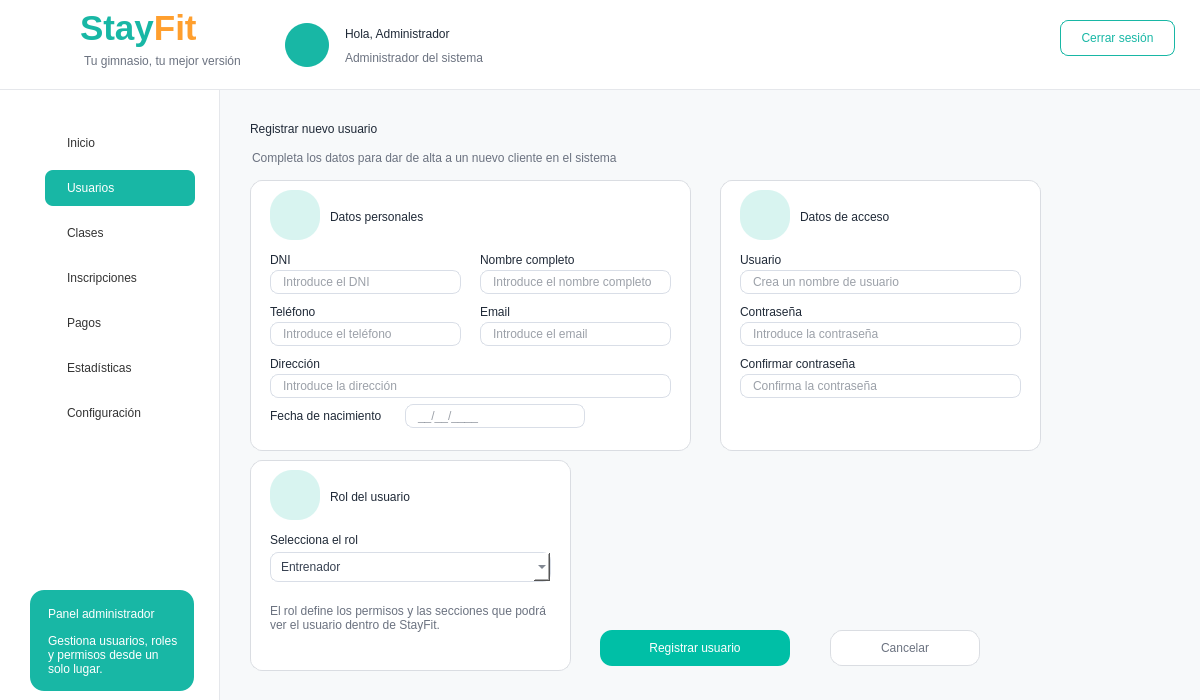
<?xml version="1.0" encoding="UTF-8"?>
<ui version="4.0">
 <class>MainWindow</class>
 <widget class="QMainWindow" name="MainWindow">
  <property name="geometry">
   <rect>
    <x>0</x>
    <y>0</y>
    <width>1200</width>
    <height>700</height>
   </rect>
  </property>
  <property name="windowTitle">
   <string>StayFit - Registrar nuevo usuario</string>
  </property>
  <property name="styleSheet">
   <string notr="true">
QMainWindow { background-color: #F7F9FA; }
QLabel { background: transparent; color: #1F2937; font-family: &quot;Segoe UI&quot;; }
QPushButton { font-family: &quot;Segoe UI&quot;; }
QFrame#frameHeader { background-color: white; border-bottom: 1px solid #E5E7EB; }
QFrame#frameMenu { background-color: white; border-right: 1px solid #E5E7EB; }
QFrame#frameContenido { background-color: #F7F9FA; border: none; }
QFrame#cardDatosPersonales, QFrame#cardDatosAcceso, QFrame#cardTipoCliente, QFrame#cardRolUsuario, QFrame#cardSigue { background-color: #FFFFFF; border: 1px solid #DADDE2; border-radius: 12px; }
QPushButton#btnUsuarios { background-color: #18B7A5; color: white; border-radius: 8px; text-align: left; padding-left: 22px; font: bold 11pt &quot;Segoe UI&quot;; }
QPushButton#btnInicio, QPushButton#btnClases, QPushButton#btnInscripciones, QPushButton#btnPagos, QPushButton#btnEstadisticas, QPushButton#btnConfiguracion { background-color: transparent; color: #333333; border: none; text-align: left; padding-left: 22px; font: 11pt &quot;Segoe UI&quot;; }
QPushButton#btnInicio:hover, QPushButton#btnClases:hover, QPushButton#btnInscripciones:hover, QPushButton#btnPagos:hover, QPushButton#btnEstadisticas:hover, QPushButton#btnConfiguracion:hover { background-color: #E6F7F5; border-radius: 8px; }
QPushButton#btnCerrarSesion { background-color: white; color: #18B7A5; border: 1px solid #18B7A5; border-radius: 8px; font: bold 10pt &quot;Segoe UI&quot;; }
QPushButton#btnRegistrarUsuario { background-color:#00BFA6; color: #FFFFFF; border: none; border-radius: 12px; font: bold 12pt &quot;Segoe UI&quot;; }
QPushButton#btnCancelar { background-color:white; color:#6B7280; border: 1px solid #DADDE2; border-radius: 12px; font: bold 11pt &quot;Segoe UI&quot;; }
QLineEdit { background-color: white; border: 1px solid #D9DEE7; border-radius: 8px; padding-left: 10px; font: 9pt &quot;Segoe UI&quot;; color: #374151; }
QComboBox { background-color: white; border: 1px solid #D9DEE7; border-radius: 8px; padding-left: 10px; font: 9pt &quot;Segoe UI&quot;; color: #374151; }
QRadioButton { background-color: transparent; color: #333333; font: bold 9pt &quot;Segoe UI&quot;; }
QRadioButton::indicator { width: 16px; height: 16px; }
   </string>
  </property>
  <widget class="QWidget" name="centralwidget">
   <widget class="QFrame" name="frameHeader">
    <property name="geometry">
     <rect>
      <x>0</x>
      <y>0</y>
      <width>1200</width>
      <height>90</height>
     </rect>
    </property>
    <widget class="QLabel" name="lblLogoIcono">
     <property name="geometry">
      <rect>
       <x>18</x>
       <y>10</y>
       <width>65</width>
       <height>65</height>
      </rect>
     </property>
     <property name="pixmap">
      <pixmap>./src/vista/imagenes/logo_stayfit.png</pixmap>
     </property>
     <property name="scaledContents">
      <bool>true</bool>
     </property>
    </widget>
    <widget class="QLabel" name="labelStayFitHeader">
     <property name="geometry">
      <rect>
       <x>80</x>
       <y>8</y>
       <width>170</width>
       <height>40</height>
      </rect>
     </property>
     <property name="text">
      <string>&lt;html&gt;&lt;body&gt;&lt;span style=&quot;font-size:26pt; font-weight:700; color:#18B7A5;&quot;&gt;Stay&lt;/span&gt;&lt;span style=&quot;font-size:26pt; font-weight:700; color:#FF9F2E;&quot;&gt;Fit&lt;/span&gt;&lt;/body&gt;&lt;/html&gt;</string>
     </property>
    </widget>
    <widget class="QLabel" name="labelSubtituloHeader">
     <property name="geometry">
      <rect>
       <x>84</x>
       <y>52</y>
       <width>180</width>
       <height>18</height>
      </rect>
     </property>
     <property name="styleSheet">
      <string notr="true">color:#6B7280; font:9pt &quot;Segoe UI&quot;;</string>
     </property>
     <property name="text">
      <string>Tu gimnasio, tu mejor versión</string>
     </property>
    </widget>
    <widget class="QLabel" name="lblAvatarAdmin">
     <property name="geometry">
      <rect>
       <x>285</x>
       <y>23</y>
       <width>44</width>
       <height>44</height>
      </rect>
     </property>
     <property name="styleSheet">
      <string notr="true">background-color: #18B7A5; border-radius: 22px;</string>
     </property>
     <property name="pixmap">
      <pixmap>./src/vista/imagenes/usuario.png</pixmap>
     </property>
     <property name="scaledContents">
      <bool>true</bool>
     </property>
    </widget>
    <widget class="QLabel" name="lblNombreAdmin">
     <property name="geometry">
      <rect>
       <x>345</x>
       <y>22</y>
       <width>300</width>
       <height>24</height>
      </rect>
     </property>
     <property name="styleSheet">
      <string notr="true">font:bold 13pt &quot;Segoe UI&quot;; color:#1F2937;</string>
     </property>
     <property name="text">
      <string>Hola, Administrador</string>
     </property>
    </widget>
    <widget class="QLabel" name="lblRolAdmin">
     <property name="geometry">
      <rect>
       <x>345</x>
       <y>48</y>
       <width>250</width>
       <height>20</height>
      </rect>
     </property>
     <property name="styleSheet">
      <string notr="true">font:10pt &quot;Segoe UI&quot;; color:#6B7280;</string>
     </property>
     <property name="text">
      <string>Administrador del sistema</string>
     </property>
    </widget>
    <widget class="QPushButton" name="btnCerrarSesion">
     <property name="geometry">
      <rect>
       <x>1060</x>
       <y>20</y>
       <width>115</width>
       <height>36</height>
      </rect>
     </property>
     <property name="text">
      <string>Cerrar sesión</string>
     </property>
    </widget>
   </widget>
   <widget class="QFrame" name="frameMenu">
    <property name="geometry">
     <rect>
      <x>0</x>
      <y>90</y>
      <width>220</width>
      <height>610</height>
     </rect>
    </property>
    <widget class="QPushButton" name="btnInicio">
     <property name="geometry">
      <rect>
       <x>45</x>
       <y>35</y>
       <width>150</width>
       <height>36</height>
      </rect>
     </property>
     <property name="text">
      <string>Inicio</string>
     </property>
    </widget>
    <widget class="QPushButton" name="btnUsuarios">
     <property name="geometry">
      <rect>
       <x>45</x>
       <y>80</y>
       <width>150</width>
       <height>36</height>
      </rect>
     </property>
     <property name="text">
      <string>Usuarios</string>
     </property>
    </widget>
    <widget class="QPushButton" name="btnClases">
     <property name="geometry">
      <rect>
       <x>45</x>
       <y>125</y>
       <width>150</width>
       <height>36</height>
      </rect>
     </property>
     <property name="text">
      <string>Clases</string>
     </property>
    </widget>
    <widget class="QPushButton" name="btnInscripciones">
     <property name="geometry">
      <rect>
       <x>45</x>
       <y>170</y>
       <width>150</width>
       <height>36</height>
      </rect>
     </property>
     <property name="text">
      <string>Inscripciones</string>
     </property>
    </widget>
    <widget class="QPushButton" name="btnPagos">
     <property name="geometry">
      <rect>
       <x>45</x>
       <y>215</y>
       <width>150</width>
       <height>36</height>
      </rect>
     </property>
     <property name="text">
      <string>Pagos</string>
     </property>
    </widget>
    <widget class="QPushButton" name="btnEstadisticas">
     <property name="geometry">
      <rect>
       <x>45</x>
       <y>260</y>
       <width>150</width>
       <height>36</height>
      </rect>
     </property>
     <property name="text">
      <string>Estadísticas</string>
     </property>
    </widget>
    <widget class="QPushButton" name="btnConfiguracion">
     <property name="geometry">
      <rect>
       <x>45</x>
       <y>305</y>
       <width>150</width>
       <height>36</height>
      </rect>
     </property>
     <property name="text">
      <string>Configuración</string>
     </property>
    </widget>
    <widget class="QFrame" name="cardSigue">
     <property name="geometry">
      <rect>
       <x>30</x>
       <y>500</y>
       <width>164</width>
       <height>101</height>
      </rect>
     </property>
     <property name="styleSheet">
      <string notr="true">QFrame#cardSigue { background-color:#18B7A5; border-radius:14px; border:none; }</string>
     </property>
     <widget class="QLabel" name="lblPanel">
      <property name="geometry">
       <rect>
        <x>18</x>
        <y>12</y>
        <width>140</width>
        <height>24</height>
       </rect>
      </property>
      <property name="styleSheet">
       <string notr="true">color:white; font:bold 10pt &quot;Segoe UI&quot;;</string>
      </property>
      <property name="text">
       <string>Panel administrador</string>
      </property>
     </widget>
     <widget class="QLabel" name="lblPanelTexto">
      <property name="geometry">
       <rect>
        <x>18</x>
        <y>38</y>
        <width>130</width>
        <height>54</height>
       </rect>
      </property>
      <property name="styleSheet">
       <string notr="true">color:white; font:8pt &quot;Segoe UI&quot;;</string>
      </property>
      <property name="text">
       <string>Gestiona usuarios, roles y permisos desde un solo lugar.</string>
      </property>
      <property name="wordWrap">
       <bool>true</bool>
      </property>
     </widget>
    </widget>
    <widget class="QLabel" name="icoInicio">
     <property name="geometry">
      <rect>
       <x>20</x>
       <y>40</y>
       <width>22</width>
       <height>22</height>
      </rect>
     </property>
     <property name="pixmap">
      <pixmap>./src/vista/imagenes/casa_inicio.png</pixmap>
     </property>
     <property name="scaledContents">
      <bool>true</bool>
     </property>
    </widget>
    <widget class="QLabel" name="icoUsuarios">
     <property name="geometry">
      <rect>
       <x>10</x>
       <y>85</y>
       <width>22</width>
       <height>22</height>
      </rect>
     </property>
     <property name="pixmap">
      <pixmap>./src/vista/imagenes/usuarios.png</pixmap>
     </property>
     <property name="scaledContents">
      <bool>true</bool>
     </property>
    </widget>
    <widget class="QLabel" name="icoClases">
     <property name="geometry">
      <rect>
       <x>20</x>
       <y>130</y>
       <width>22</width>
       <height>22</height>
      </rect>
     </property>
     <property name="pixmap">
      <pixmap>./src/vista/imagenes/calendario.png</pixmap>
     </property>
     <property name="scaledContents">
      <bool>true</bool>
     </property>
    </widget>
    <widget class="QLabel" name="icoInscripciones">
     <property name="geometry">
      <rect>
       <x>20</x>
       <y>175</y>
       <width>22</width>
       <height>22</height>
      </rect>
     </property>
     <property name="pixmap">
      <pixmap>./src/vista/imagenes/inscripcion.png</pixmap>
     </property>
     <property name="scaledContents">
      <bool>true</bool>
     </property>
    </widget>
    <widget class="QLabel" name="icoPagos">
     <property name="geometry">
      <rect>
       <x>20</x>
       <y>220</y>
       <width>22</width>
       <height>22</height>
      </rect>
     </property>
     <property name="pixmap">
      <pixmap>./src/vista/imagenes/pagos.png</pixmap>
     </property>
     <property name="scaledContents">
      <bool>true</bool>
     </property>
    </widget>
    <widget class="QLabel" name="icoEst">
     <property name="geometry">
      <rect>
       <x>20</x>
       <y>265</y>
       <width>22</width>
       <height>22</height>
      </rect>
     </property>
     <property name="pixmap">
      <pixmap>./src/vista/imagenes/grafico-de-barras.png</pixmap>
     </property>
     <property name="scaledContents">
      <bool>true</bool>
     </property>
    </widget>
    <widget class="QLabel" name="icoConfig">
     <property name="geometry">
      <rect>
       <x>20</x>
       <y>310</y>
       <width>22</width>
       <height>22</height>
      </rect>
     </property>
     <property name="pixmap">
      <pixmap>./src/vista/imagenes/ajuste.png</pixmap>
     </property>
     <property name="scaledContents">
      <bool>true</bool>
     </property>
    </widget>
   </widget>
   <widget class="QFrame" name="frameContenido">
    <property name="geometry">
     <rect>
      <x>220</x>
      <y>90</y>
      <width>980</width>
      <height>610</height>
     </rect>
    </property>
    <widget class="QLabel" name="fondoOla">
     <property name="geometry">
      <rect>
       <x>0</x>
       <y>0</y>
       <width>990</width>
       <height>620</height>
      </rect>
     </property>
     <property name="pixmap">
      <pixmap>./src/vista/imagenes/reborde_ola.png</pixmap>
     </property>
     <property name="scaledContents">
      <bool>true</bool>
     </property>
    </widget>
    <widget class="QLabel" name="label">
     <property name="geometry">
      <rect>
       <x>0</x>
       <y>0</y>
       <width>991</width>
       <height>621</height>
      </rect>
     </property>
     <property name="pixmap">
      <pixmap>./src/vista/imagenes/reborde_ola.png</pixmap>
     </property>
     <property name="scaledContents">
      <bool>true</bool>
     </property>
    </widget>
    <widget class="QLabel" name="lblBienvenida">
     <property name="geometry">
      <rect>
       <x>30</x>
       <y>22</y>
       <width>341</width>
       <height>34</height>
      </rect>
     </property>
     <property name="styleSheet">
      <string notr="true">font:bold 20pt &quot;Segoe UI&quot;; color:#1F2937;</string>
     </property>
     <property name="text">
      <string>Registrar nuevo usuario</string>
     </property>
    </widget>
    <widget class="QFrame" name="cardDatosPersonales">
     <property name="geometry">
      <rect>
       <x>30</x>
       <y>90</y>
       <width>441</width>
       <height>271</height>
      </rect>
     </property>
     <widget class="QLabel" name="iconFondoDatos">
      <property name="geometry">
       <rect>
        <x>20</x>
        <y>10</y>
        <width>50</width>
        <height>50</height>
       </rect>
      </property>
      <property name="styleSheet">
       <string notr="true">background-color:#D8F4F0; border-radius:22px;</string>
      </property>
     </widget>
     <widget class="QLabel" name="icoDatos">
      <property name="geometry">
       <rect>
        <x>30</x>
        <y>20</y>
        <width>31</width>
        <height>31</height>
       </rect>
      </property>
      <property name="pixmap">
       <pixmap>./src/vista/imagenes/usuario.png</pixmap>
      </property>
      <property name="scaledContents">
       <bool>true</bool>
      </property>
     </widget>
     <widget class="QLabel" name="lblTituloDatos">
      <property name="geometry">
       <rect>
        <x>80</x>
        <y>25</y>
        <width>270</width>
        <height>24</height>
       </rect>
      </property>
      <property name="styleSheet">
       <string notr="true">font: bold 13pt &quot;Segoe UI&quot;; color: #1F2937;</string>
      </property>
      <property name="text">
       <string>Datos personales</string>
      </property>
     </widget>
     <widget class="QLabel" name="lblDni">
      <property name="geometry">
       <rect>
        <x>20</x>
        <y>70</y>
        <width>100</width>
        <height>20</height>
       </rect>
      </property>
      <property name="styleSheet">
       <string notr="true">font:bold 8pt &quot;Segoe UI&quot;;</string>
      </property>
      <property name="text">
       <string>DNI</string>
      </property>
     </widget>
     <widget class="QLineEdit" name="txtDni">
      <property name="geometry">
       <rect>
        <x>20</x>
        <y>90</y>
        <width>191</width>
        <height>24</height>
       </rect>
      </property>
      <property name="placeholderText">
       <string>Introduce el DNI</string>
      </property>
     </widget>
     <widget class="QLabel" name="lblNombre">
      <property name="geometry">
       <rect>
        <x>230</x>
        <y>70</y>
        <width>130</width>
        <height>20</height>
       </rect>
      </property>
      <property name="styleSheet">
       <string notr="true">font:bold 8pt &quot;Segoe UI&quot;;</string>
      </property>
      <property name="text">
       <string>Nombre completo</string>
      </property>
     </widget>
     <widget class="QLineEdit" name="txtNombre">
      <property name="geometry">
       <rect>
        <x>230</x>
        <y>90</y>
        <width>191</width>
        <height>24</height>
       </rect>
      </property>
      <property name="placeholderText">
       <string>Introduce el nombre completo</string>
      </property>
     </widget>
     <widget class="QLabel" name="lblTelefono">
      <property name="geometry">
       <rect>
        <x>20</x>
        <y>122</y>
        <width>100</width>
        <height>20</height>
       </rect>
      </property>
      <property name="styleSheet">
       <string notr="true">font:bold 8pt &quot;Segoe UI&quot;;</string>
      </property>
      <property name="text">
       <string>Teléfono</string>
      </property>
     </widget>
     <widget class="QLineEdit" name="txtTelefono">
      <property name="geometry">
       <rect>
        <x>20</x>
        <y>142</y>
        <width>191</width>
        <height>24</height>
       </rect>
      </property>
      <property name="placeholderText">
       <string>Introduce el teléfono</string>
      </property>
     </widget>
     <widget class="QLabel" name="lblEmail">
      <property name="geometry">
       <rect>
        <x>230</x>
        <y>122</y>
        <width>100</width>
        <height>20</height>
       </rect>
      </property>
      <property name="styleSheet">
       <string notr="true">font:bold 8pt &quot;Segoe UI&quot;;</string>
      </property>
      <property name="text">
       <string>Email</string>
      </property>
     </widget>
     <widget class="QLineEdit" name="txtEmail">
      <property name="geometry">
       <rect>
        <x>230</x>
        <y>142</y>
        <width>191</width>
        <height>24</height>
       </rect>
      </property>
      <property name="placeholderText">
       <string>Introduce el email</string>
      </property>
     </widget>
     <widget class="QLabel" name="lblDireccion">
      <property name="geometry">
       <rect>
        <x>20</x>
        <y>174</y>
        <width>100</width>
        <height>20</height>
       </rect>
      </property>
      <property name="styleSheet">
       <string notr="true">font:bold 8pt &quot;Segoe UI&quot;;</string>
      </property>
      <property name="text">
       <string>Dirección</string>
      </property>
     </widget>
     <widget class="QLineEdit" name="txtDireccion">
      <property name="geometry">
       <rect>
        <x>20</x>
        <y>194</y>
        <width>401</width>
        <height>24</height>
       </rect>
      </property>
      <property name="placeholderText">
       <string>Introduce la dirección</string>
      </property>
     </widget>
     <widget class="QLabel" name="lblFechaNacimiento">
      <property name="geometry">
       <rect>
        <x>20</x>
        <y>226</y>
        <width>130</width>
        <height>20</height>
       </rect>
      </property>
      <property name="styleSheet">
       <string notr="true">font:bold 8pt &quot;Segoe UI&quot;;</string>
      </property>
      <property name="text">
       <string>Fecha de nacimiento</string>
      </property>
     </widget>
     <widget class="QLineEdit" name="txtFechaNacimiento">
      <property name="geometry">
       <rect>
        <x>155</x>
        <y>224</y>
        <width>180</width>
        <height>24</height>
       </rect>
      </property>
      <property name="placeholderText">
       <string>__/__/____</string>
      </property>
     </widget>
    </widget>
    <widget class="QFrame" name="cardDatosAcceso">
     <property name="geometry">
      <rect>
       <x>500</x>
       <y>90</y>
       <width>321</width>
       <height>271</height>
      </rect>
     </property>
     <widget class="QLabel" name="iconFondoAcceso">
      <property name="geometry">
       <rect>
        <x>20</x>
        <y>10</y>
        <width>50</width>
        <height>50</height>
       </rect>
      </property>
      <property name="styleSheet">
       <string notr="true">background-color:#D8F4F0; border-radius:22px;</string>
      </property>
     </widget>
     <widget class="QLabel" name="icoAcceso">
      <property name="geometry">
       <rect>
        <x>31</x>
        <y>20</y>
        <width>30</width>
        <height>30</height>
       </rect>
      </property>
      <property name="pixmap">
       <pixmap>../imagenes/candado.png</pixmap>
      </property>
      <property name="scaledContents">
       <bool>true</bool>
      </property>
     </widget>
     <widget class="QLabel" name="lblTituloAcceso">
      <property name="geometry">
       <rect>
        <x>80</x>
        <y>25</y>
        <width>220</width>
        <height>24</height>
       </rect>
      </property>
      <property name="styleSheet">
       <string notr="true">font: bold 13pt &quot;Segoe UI&quot;; color: #1F2937;</string>
      </property>
      <property name="text">
       <string>Datos de acceso</string>
      </property>
     </widget>
     <widget class="QLabel" name="lblUsuario">
      <property name="geometry">
       <rect>
        <x>20</x>
        <y>70</y>
        <width>100</width>
        <height>20</height>
       </rect>
      </property>
      <property name="styleSheet">
       <string notr="true">font:bold 8pt &quot;Segoe UI&quot;;</string>
      </property>
      <property name="text">
       <string>Usuario</string>
      </property>
     </widget>
     <widget class="QLineEdit" name="txtUsuario">
      <property name="geometry">
       <rect>
        <x>20</x>
        <y>90</y>
        <width>281</width>
        <height>24</height>
       </rect>
      </property>
      <property name="placeholderText">
       <string>Crea un nombre de usuario</string>
      </property>
     </widget>
     <widget class="QLabel" name="lblPassword">
      <property name="geometry">
       <rect>
        <x>20</x>
        <y>122</y>
        <width>100</width>
        <height>20</height>
       </rect>
      </property>
      <property name="styleSheet">
       <string notr="true">font:bold 8pt &quot;Segoe UI&quot;;</string>
      </property>
      <property name="text">
       <string>Contraseña</string>
      </property>
     </widget>
     <widget class="QLineEdit" name="txtPassword">
      <property name="geometry">
       <rect>
        <x>20</x>
        <y>142</y>
        <width>281</width>
        <height>24</height>
       </rect>
      </property>
      <property name="echoMode">
       <enum>QLineEdit::Normal</enum>
      </property>
      <property name="placeholderText">
       <string>Introduce la contraseña</string>
      </property>
     </widget>
     <widget class="QLabel" name="lblConfirmar">
      <property name="geometry">
       <rect>
        <x>20</x>
        <y>174</y>
        <width>140</width>
        <height>20</height>
       </rect>
      </property>
      <property name="styleSheet">
       <string notr="true">font:bold 8pt &quot;Segoe UI&quot;;</string>
      </property>
      <property name="text">
       <string>Confirmar contraseña</string>
      </property>
     </widget>
     <widget class="QLineEdit" name="txtConfirmarPassword">
      <property name="geometry">
       <rect>
        <x>20</x>
        <y>194</y>
        <width>281</width>
        <height>24</height>
       </rect>
      </property>
      <property name="echoMode">
       <enum>QLineEdit::Normal</enum>
      </property>
      <property name="placeholderText">
       <string>Confirma la contraseña</string>
      </property>
     </widget>
    </widget>
    <widget class="QFrame" name="cardRolUsuario">
     <property name="geometry">
      <rect>
       <x>30</x>
       <y>370</y>
       <width>321</width>
       <height>211</height>
      </rect>
     </property>
     <widget class="QLabel" name="iconFondoRol">
      <property name="geometry">
       <rect>
        <x>20</x>
        <y>10</y>
        <width>50</width>
        <height>50</height>
       </rect>
      </property>
      <property name="styleSheet">
       <string notr="true">background-color:#D8F4F0; border-radius:22px;</string>
      </property>
     </widget>
     <widget class="QLabel" name="icoRol">
      <property name="geometry">
       <rect>
        <x>30</x>
        <y>20</y>
        <width>31</width>
        <height>31</height>
       </rect>
      </property>
      <property name="pixmap">
       <pixmap>./src/vista/imagenes/usuarios.png</pixmap>
      </property>
      <property name="scaledContents">
       <bool>true</bool>
      </property>
     </widget>
     <widget class="QLabel" name="lblTituloRol">
      <property name="geometry">
       <rect>
        <x>80</x>
        <y>25</y>
        <width>220</width>
        <height>24</height>
       </rect>
      </property>
      <property name="styleSheet">
       <string notr="true">font: bold 13pt &quot;Segoe UI&quot;; color: #1F2937;</string>
      </property>
      <property name="text">
       <string>Rol del usuario</string>
      </property>
     </widget>
     <widget class="QLabel" name="lblRol">
      <property name="geometry">
       <rect>
        <x>20</x>
        <y>70</y>
        <width>120</width>
        <height>20</height>
       </rect>
      </property>
      <property name="styleSheet">
       <string notr="true">font:bold 8pt &quot;Segoe UI&quot;;</string>
      </property>
      <property name="text">
       <string>Selecciona el rol</string>
      </property>
     </widget>
     <widget class="QComboBox" name="cmbRolUsuario">
      <property name="geometry">
       <rect>
        <x>20</x>
        <y>92</y>
        <width>281</width>
        <height>30</height>
       </rect>
      </property>
      <item>
       <property name="text">
        <string>Entrenador</string>
       </property>
      </item>
      <item>
       <property name="text">
        <string>Recepcionista</string>
       </property>
      </item>
      <item>
       <property name="text">
        <string>Contable</string>
       </property>
      </item>
      <item>
       <property name="text">
        <string>Administrador</string>
       </property>
      </item>
     </widget>
     <widget class="QLabel" name="lblRolInfo">
      <property name="geometry">
       <rect>
        <x>20</x>
        <y>135</y>
        <width>280</width>
        <height>45</height>
       </rect>
      </property>
      <property name="styleSheet">
       <string notr="true">font:9pt &quot;Segoe UI&quot;; color:#6B7280;</string>
      </property>
      <property name="text">
       <string>El rol define los permisos y las secciones que podrá ver el usuario dentro de StayFit.</string>
      </property>
      <property name="wordWrap">
       <bool>true</bool>
      </property>
     </widget>
    </widget>
    <widget class="QPushButton" name="btnCancelar">
     <property name="geometry">
      <rect>
       <x>610</x>
       <y>540</y>
       <width>150</width>
       <height>36</height>
      </rect>
     </property>
     <property name="text">
      <string>Cancelar</string>
     </property>
    </widget>
    <widget class="QPushButton" name="btnRegistrarUsuario">
     <property name="geometry">
      <rect>
       <x>380</x>
       <y>540</y>
       <width>190</width>
       <height>36</height>
      </rect>
     </property>
     <property name="text">
      <string>Registrar usuario</string>
     </property>
    </widget>
    <widget class="QLabel" name="lblResumen">
     <property name="geometry">
      <rect>
       <x>32</x>
       <y>58</y>
       <width>470</width>
       <height>20</height>
      </rect>
     </property>
     <property name="styleSheet">
      <string notr="true">font:9pt &quot;Segoe UI&quot;; color:#6B7280;</string>
     </property>
     <property name="text">
      <string>Completa los datos para dar de alta a un nuevo cliente en el sistema</string>
     </property>
    </widget>
    <zorder>label</zorder>
    <zorder>fondoOla</zorder>
    <zorder>lblBienvenida</zorder>
    <zorder>cardDatosPersonales</zorder>
    <zorder>cardDatosAcceso</zorder>
    <zorder>cardRolUsuario</zorder>
    <zorder>btnCancelar</zorder>
    <zorder>btnRegistrarUsuario</zorder>
    <zorder>lblResumen</zorder>
   </widget>
  </widget>
 </widget>
 <resources></resources>
 <connections/>
</ui>
